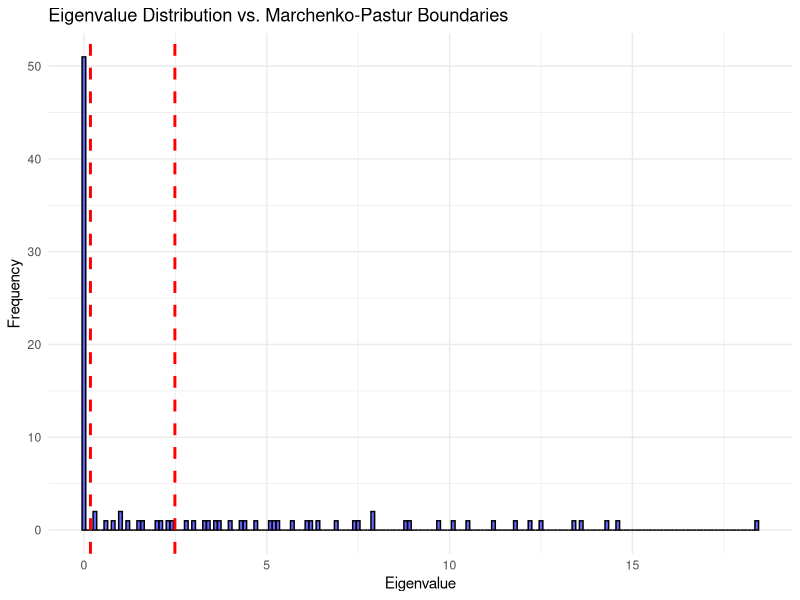
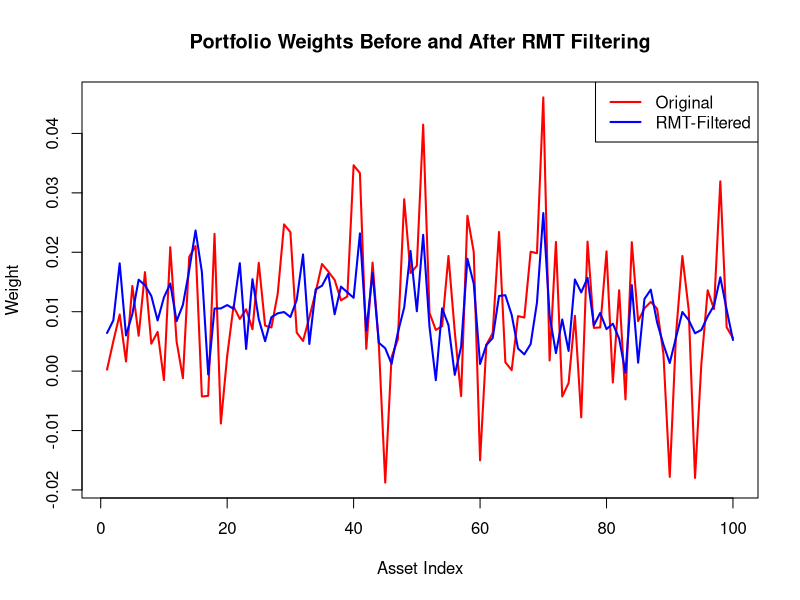

Recreate these plots in R, in order.
## ---- chunk 1
knitr::opts_chunk$set(echo = TRUE)
## ---- chunk 2
# Load required libraries
library(ggplot2)
library(MASS)
library(quadprog)
library(Matrix)  # For nearPD function

# Set random seed for reproducibility
set.seed(42)

# Parameters
N <- 100    # Number of assets
T <- 300    # Number of time periods
Q <- N / T  # Aspect ratio

# Generate true covariance matrix
true_cov <- matrix(rnorm(N * N), nrow = N, ncol = N)
true_cov <- (true_cov + t(true_cov)) / 2  # Make it symmetric
#diag(true_cov) <- abs(diag(true_cov)) + 0.5  # Add positive values to diagonal
# Why adding 0.5 to all diagonals
# Ensure positive definiteness
true_cov <- as.matrix(nearPD(true_cov)$mat)

# Generate returns
returns <- mvrnorm(n = T, mu = rep(0, N), Sigma = true_cov)

# Compute empirical covariance matrix
C <- cov(returns)

# Perform eigendecomposition
eigen_decomp <- eigen(C)
eigvals <- eigen_decomp$values
eigvecs <- eigen_decomp$vectors

# Calculate Marchenko-Pastur bounds
lambda_min <- (1 - sqrt(Q))^2
lambda_max <- (1 + sqrt(Q))^2

# Identify informative eigenvalues (there aren't any id we don't add 0.5?)
informative <- eigvals > lambda_max

# Calculate mean of the bulk eigenvalues
bulk_mean <- mean(eigvals[!informative])

# RMT filtering function
filter_rmt <- function(C) {
  # Perform eigendecomposition
  eig <- eigen(C)
  eigvals <- eig$values
  eigvecs <- eig$vectors
  
  # Calculate MP bounds
  Q <- ncol(C) / nrow(C)
  lambda_min <- (1 - sqrt(Q))^2
  lambda_max <- (1 + sqrt(Q))^2
  
  # Identify informative eigenvalues
  informative <- eigvals > lambda_max
  bulk_mean <- mean(eigvals[!informative])
  
  # Reconstruct filtered matrix
  C_filtered <- eigvecs[, informative] %*% diag(eigvals[informative]) %*% t(eigvecs[, informative])
  C_filtered <- C_filtered + bulk_mean * diag(nrow(C))
  
  return(C_filtered)
}

# Construct filtered covariance matrix
C_filtered <- filter_rmt(C)

# MSE function for comparison
mse <- function(A, B) {
  return(mean((A - B)^2, na.rm = TRUE))
}

# Calculate MSE between true and estimated covariances
mse_original <- mse(C, true_cov)
mse_filtered <- mse(C_filtered, true_cov)

# Print MSE results
print(paste("MSE (Original):", mse_original))
print(paste("MSE (RMT Filtered):", mse_filtered))

# Visualization of eigenvalue distribution
df <- data.frame(Eigenvalues = eigvals)
p <- ggplot(df, aes(x = Eigenvalues)) +
  geom_histogram(binwidth = 0.1, fill = "blue", alpha = 0.6, color = "black") +
  geom_vline(xintercept = lambda_min, color = "red", linetype = "dashed", size = 1) +
  geom_vline(xintercept = lambda_max, color = "red", linetype = "dashed", size = 1) +
  ggtitle("Eigenvalue Distribution vs. Marchenko-Pastur Boundaries") +
  xlab("Eigenvalue") + ylab("Frequency") +
  theme_minimal()

# Display the plot
print(p)

# Portfolio optimization comparison
# Compute inverse of covariance matrices
inv_C <- solve(C)
inv_C_filtered <- solve(C_filtered)

# Assume equal expected returns
mu <- rep(1, N)

# Compute portfolio weights
w_opt <- inv_C %*% mu / sum(inv_C %*% mu)
w_opt_filtered <- inv_C_filtered %*% mu / sum(inv_C_filtered %*% mu)

# Plot portfolio weights comparison
plot(w_opt, type = "l", col = "red", lwd = 2,
     ylim = c(min(w_opt, w_opt_filtered), max(w_opt, w_opt_filtered)),
     main = "Portfolio Weights Before and After RMT Filtering",
     ylab = "Weight", xlab = "Asset Index")
lines(w_opt_filtered, col = "blue", lwd = 2)
legend("topright", legend = c("Original", "RMT-Filtered"),
       col = c("red", "blue"), lwd = 2)
